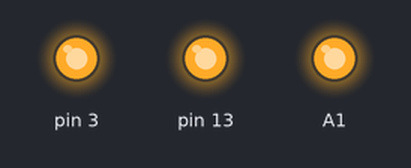
This sketch was run on a simulated Arduino Mega 2560, built with avr-gcc and run on an emulated ATmega2560. Parts: output pins drawn as LEDs (lit = HIGH). The local clock reads 2024-03-15 10:24:30 at power-on unless the sketch sets it; storage starts empty; what the sketch prints to the serial monitor is not drawn.

Above: at 0.1 s.
At 3.6 s:
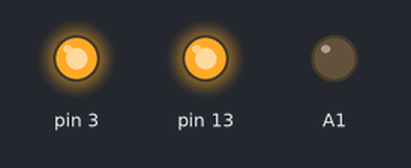
Timing chart, 0 to 5.1 s (numbered marks = the images above):
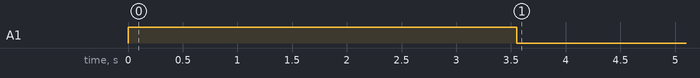

Measured:
- by itself, A1: HIGH → LOW at 3.6 s

The sketch:

multisensor.ino
```cpp
/*
 * Multi-sensor test set up for Arduino Mega 2560
 * Wiring for SD card module SPI:
 * MOSI: 51
 * MISO: 50
 * SCK:  52
 * SS:   53
 */

#include <SPI.h>
#include <SD.h>
#include <TimeLib.h> //important: use TimeLib.h not Time.h
#include <DS1302RTC.h>
#include <Wire.h>
#include <VL53L0X.h>
#include <NewPing.h>

VL53L0X sensor; // Time of flight sensor
File myFile;

// Set pins for RTC module: CE/RST, IO/DAT, CLK
DS1302RTC RTC(5, 6, 7);

// Set pins for ultrasonic module
#define TRIGGER_PIN  14  // Arduino pin tied to trigger pin on the ultrasonic sensor.
#define ECHO_PIN     15  // Arduino pin tied to echo pin on the ultrasonic sensor.
#define MAX_DISTANCE 200 // Maximum distance we want to ping for (in centimeters). Maximum sensor distance is rated at 400-500cm.
NewPing sonar(TRIGGER_PIN, ECHO_PIN, MAX_DISTANCE); // NewPing setup of pins and maximum distance.
time_t t;
tmElements_t tm; // class variable for storing the time

void setup() {
  t = now();
  analogWrite(A1, 255); // turns on an indicating LED on A1
  pinMode(3,OUTPUT);
  pinMode(13,OUTPUT);
  digitalWrite(3,HIGH);
  digitalWrite(13,HIGH);
  Serial.begin(9600);
  while (!Serial);

  Serial.println("RTC module activated");
  if(RTC.set(t) == 0) {
    Serial.println("that worked");
  } else {
    Serial.println("that did not work");
  }
  delay(500);
  if (RTC.haltRTC()) {
    Serial.println("The DS1302 is stopped.  Please run the SetTime");
    Serial.println("example to initialize the time and begin running.");
    analogWrite(A1, 0); // switches off LED if this test isn't passed.
  }
  if (!RTC.writeEN()) {
    Serial.println("The DS1302 is write protected. This normal.");
  }
  delay(3000);

  // Initialises SD card reader module
  Serial.print("Initializing SD card...");
  if (!SD.begin(53)) {
    Serial.println("initialization failed!");
    analogWrite(A1, 0); // switches off LED if this test isn't passed.
    return;
  }
  Serial.println("initialization done.");
  // open the file
  myFile = SD.open("test1.txt", FILE_WRITE);
  // if the file opened okay, write to it:
  if (myFile) {
    Serial.println("file normal.");
  } else {
    // if the file didn't open, print an error:
    Serial.println("error opening test.txt");
    analogWrite(A1, 0); // switches off LED if this test isn't passed.
  }
  myFile.close();

  // set up for Time of Flight sensor
  Wire.begin();
  sensor.init();
  sensor.setTimeout(500);
  sensor.startContinuous();
  Serial.println("TOF activated");
}

void loop() {
  // sets which date to stop at
//  while (tm.Day < 15) {
//    Serial.print(RTC.get()); // gets UNIX time
    myFile = SD.open("test.txt", FILE_WRITE); // open file
    // if read successful, prints time to file on SD card.
    if ((myFile)&&(! RTC.read(tm))) {
        myFile.print("Time = ");
        //Serial.print("Time = ");
        print2digits(tm.Hour);
        myFile.print(':');
        //Serial.print(':');
        print2digits(tm.Minute);
        myFile.print(", Date (D/M/Y) = ");
        //Serial.print(", Date (D/M/Y) = ");
        myFile.print(tm.Day);
        //Serial.print(tm.Day);
        myFile.print('/');
        //Serial.print('/');
        myFile.print(tm.Month);
        //Serial.print(tm.Month);
        myFile.print('/');
        //Serial.print('/');
        myFile.print(tmYearToCalendar(tm.Year));
        //Serial.print(tmYearToCalendar(tm.Year));
        myFile.println();
        //Serial.println();
    } else {
        Serial.println("Error! Please check the circuitry.");
        myFile.close();
        analogWrite(A1, 0); // turns off LED
        return;
    }

  Serial.println("stop");
    // prints ultrasonic
    unsigned int uS = sonar.ping(); // Send ping, get ping time in microseconds (uS).
    myFile.print("Ping: ");
    myFile.print(uS / US_ROUNDTRIP_CM); // Convert ping time to distance in cm and print result (0 = outside set distance range)
    myFile.println("cm");
    delay(100);                      // Wait 50ms between pings (about 20 pings/sec). 29ms should be the shortest delay between pings.
    // prints time of flight
    myFile.print("TOF reading: ");
    myFile.println(sensor.readRangeContinuousMillimeters());
    if (sensor.timeoutOccurred()) {
        myFile.print(" TOF TIMEOUT");
        //Serial.print(" TOF TIMEOUT");
        myFile.close();
        analogWrite(A1, 0); // turns off LED
        return;
    }
    delay(100);
    // prints IR sensor
    myFile.print("IR reading :");
    myFile.println(analogRead(A0));
    myFile.close();
    Serial.println("waiting");
    delay(20000); // wait 30 seconds before next reading
  analogWrite(A1, 0); // turns off LED
  delay(10000);
  analogWrite(A1, 200); // turns off LED
}

// prints minutes/hours to two digits
void print2digits(int number) {
  if (number >= 0 && number < 10) {
    myFile.print('0');
    //Serial.print('0');
  }
  myFile.print(number);
  //Serial.print(number);
}
```
